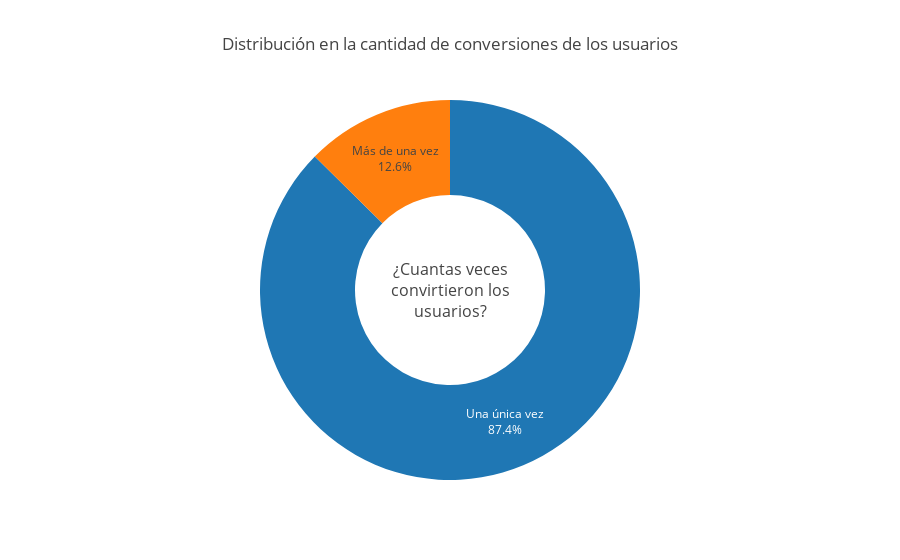

The code cell stored with this chart in its notebook:
### Code cell
fig = {
  "data": [
    {
      "values": usuarios_multiple_conversiones["instalo_dist_aplic"].value_counts(),
      "text":["No","Sí"],
      "textinfo":'percent+text',
      "hole": .5,
      "type": "pie",
    "textposition":"outside",
    }],
  "layout": {
      #"colorway":["red","blue"],
        "title":"Usuarios que realizaron múltiples conversiones",
      "showlegend":False,
        "annotations": [
            {
                "font": {
                    "size": 16
                },
                "showarrow": False,
                "text": "¿Convirtieron en<br>distintas<br>aplicaciones?"
            }
        ]
    }
}
py.offline.iplot(fig)

### Figure 1 — Plotly figure (JSON) as saved in the notebook; plotly's stock layout.template omitted (floating-point values rounded to 4 significant figures)
{"data": [{"hole": 0.5, "text": ["Una única vez", "Más de una vez"], "textinfo": "percent+text", "textposition": "inside", "type": "pie", "uid": "c6f24808-a461-4632-81f2-ceeb8c3d3a29", "values": [2629, 379]}], "layout": {"annotations": [{"font": {"size": 16}, "showarrow": false, "text": "¿Cuantas veces<br>convirtieron los<br>usuarios?"}], "showlegend": false, "title": {"text": "Distribución en la cantidad de conversiones de los usuarios"}}}
